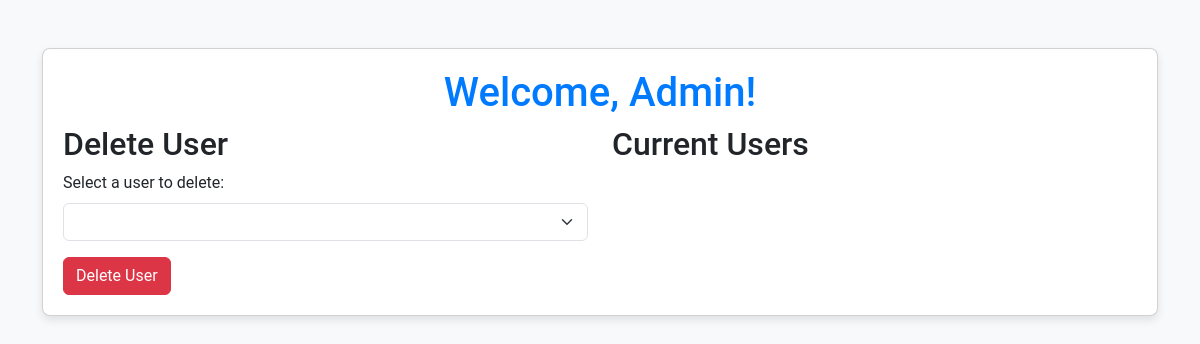
Before: /admin_dashboard (signed in) with the older database file.
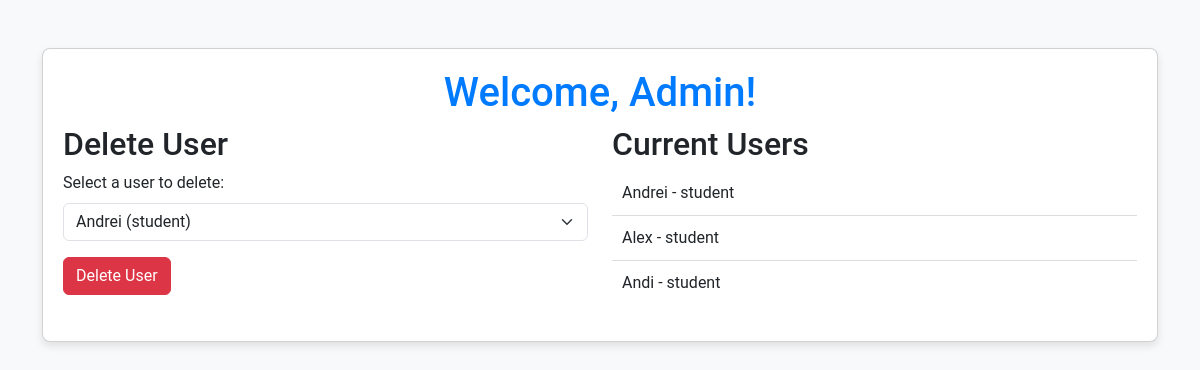
After: the same page with the newer database file.
### app.py (models this page shows)
class User(db.Model, UserMixin):
    id = db.Column(db.Integer, primary_key=True)
    username = db.Column(db.String(20), nullable=False, unique=True)
    password = db.Column(db.String(80), nullable=False)
    role = db.Column(db.String(20), nullable=False)
    student = db.relationship('Student', back_populates='user', uselist=False)
    employee = db.relationship('Employee', back_populates='user', uselist=False)

### app.py (the view, shortened to what this page needs)
@app.route('/admin_dashboard', methods=['GET', 'POST'])
@login_required
def admin_dashboard():
    if current_user.role != 'admin':
        flash("You must be an admin!")
        return redirect(url_for('home'))
    users_to_delete = User.query.filter(User.role != 'admin').all()
    return render_template('admin_dashboard.html', users=users_to_delete)

### app.py (called while the page is built)
@login_manager.user_loader
def load_user(user_id):
    return User.query.get(int(user_id))

### templates/admin_dashboard.html (shortened to what this page needs)
<!DOCTYPE html>
<html lang="en">
<head>
    <link href="https://cdn.jsdelivr.net/npm/bootstrap@5.3.0-alpha1/dist/css/bootstrap.min.css" rel="stylesheet">
</head>
<body>
    <div class="container mt-5">
        <div class="card">
            <h1 class="text-center">Welcome, Admin!</h1>
            <div class="row">
                <div class="col-md-6">
                    <h2>Delete User</h2>
                    <form method="POST">
                        <div class="mb-3">
                            <label for="user_id_to_delete" class="form-label">Select a user to delete:</label>
                            <select name="user_id_to_delete" id="user_id_to_delete" class="form-select">
                                {% for user in users %}
                                    <option value="{{ user.id }}">{{ user.username }} ({{ user.role }})</option>
                                {% endfor %}
                            </select>
                        </div>
                        <button type="submit" class="btn btn-danger">Delete User</button>
                    </form>
                </div>
                <div class="col-md-6">
                    <h2>Current Users</h2>
                    <ul class="user-list">
                        {% for user in users %}
                            <li>{{ user.username }} - {{ user.role }}</li>
                        {% endfor %}
                    </ul>
                </div>
            </div>
        </div>
    </div>
</body>
</html>

Changed rows visible on the page:
added User: username "Andrei", role "student"
added User: username "Alex", role "student"
added User: username "Andi", role "student"
Other visible differences:
form field user_id_to_delete: (not shown) → "Andrei (student)"
